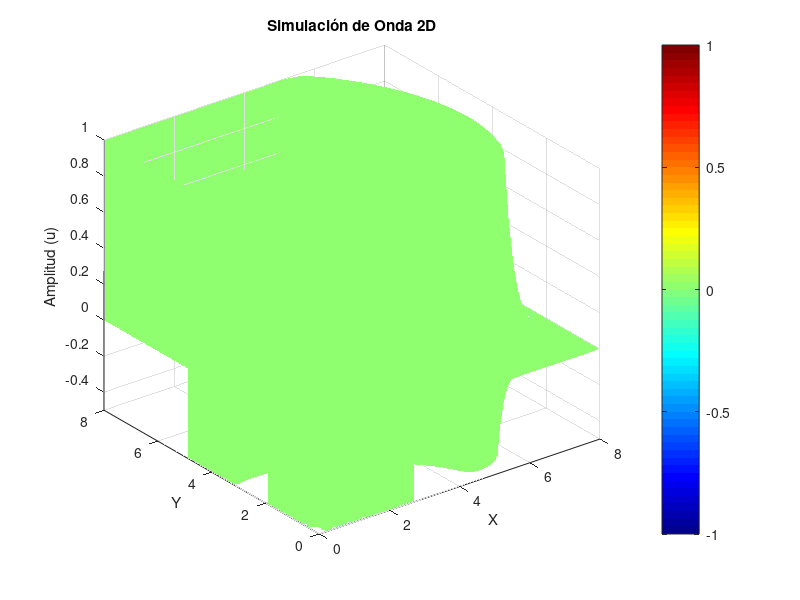

The MATLAB source for this figure:
clear; clc; close all;

% --- 1. PARÁMETROS DEL DOMINIO Y MALLA ---
L = 8;          % Longitud del dominio cuadrado
Nx = 60;         % Número de puntos en X
Ny = 60;         % Número de puntos en Y
h = L / (Nx-1);  % Paso espacial (dx = dy = h)
x = linspace(0, L, Nx);
y = linspace(0, L, Ny);

[X, Y] = meshgrid(x, y);

% --- 2. PARÁMETROS TEMPORALES Y ESTABILIDAD (CFL) ---
cfl = 0.5;                % Factor de seguridad CFL (< 1/sqrt(2) approx 0.707)
dt = cfl * h / sqrt(2);   % Paso del tiempo estable
t_final = 2;             % Tiempo total de simulación
Nt = ceil(t_final/dt);    % Número de pasos de tiempo

r2 = (dt / h)^2;          % Constante del esquema numérico

% --- 3. ASIGNACIÓN DE MEMORIA ---
u0 = zeros(Nx, Ny);       % Tiempo pasado (n-1)
u1 = zeros(Nx, Ny);       % Tiempo actual (n)
u2 = zeros(Nx, Ny);       % Tiempo futuro (n+1)

% --- 4. CONDICIÓN INICIAL (Perturbación Gaussiana) ---
cx = L/4; cy = L/4;       % Centro de la perturbación
sigma = 0.8;              % Ancho del pulso
u1=exp(-((X-0.2).^2+(Y-cy).^2)/ (2*sigma^2));

% --- 5. CONFIGURACIÓN DE LA FIGURA ---
figure('Position', [100, 100, 800, 600]);
h_surf = surf(X, Y, u2);
shading interp;           % Suavizar colores
colormap jet;
colorbar;
zlim([-0.5, 1]);          % Límites del eje Z
title('Simulación de Onda 2D');
xlabel('X'); ylabel('Y'); zlabel('Amplitud (u)');
view(3);                  % Vista 3D

% --- 6. BUCLE TEMPORAL (Evolución de la onda) ---
for n = 1:Nt
    % Esquema de diferencias finitas para puntos interiores
    for i = 2:Nx-1
        for j = 2:Ny-1
            % Fórmula explícita centrada
            u2(i,j) = 2*u1(i,j)-u0(i,j)+r2*(u2(i+1,j)-2*u2(i,j)+u2(i-1,j)+...
                u0(i-1,j)-2*u0(i,j)+u0(i-1,j)+u2(i,j+1)-2*u2(i,j)+u2(i,j-1)+...
                u0(i,j+1)-2*u0(i,j)+u0(i,j-1));
        end
    end

 
    % Condiciones de Frontera Fijas (Dirichlet: u = 0 en los bordes)
    u2(1, :) = 0; u2(end, :) = 0;
    u2(:, 1) = 0; u2(:, end) = 0;
    
    % Actualizar matrices para el siguiente paso
    u0 = u1;
    u1 = u2;
    
   

    set(h_surf, 'ZData', u1);
    drawnow;
end
